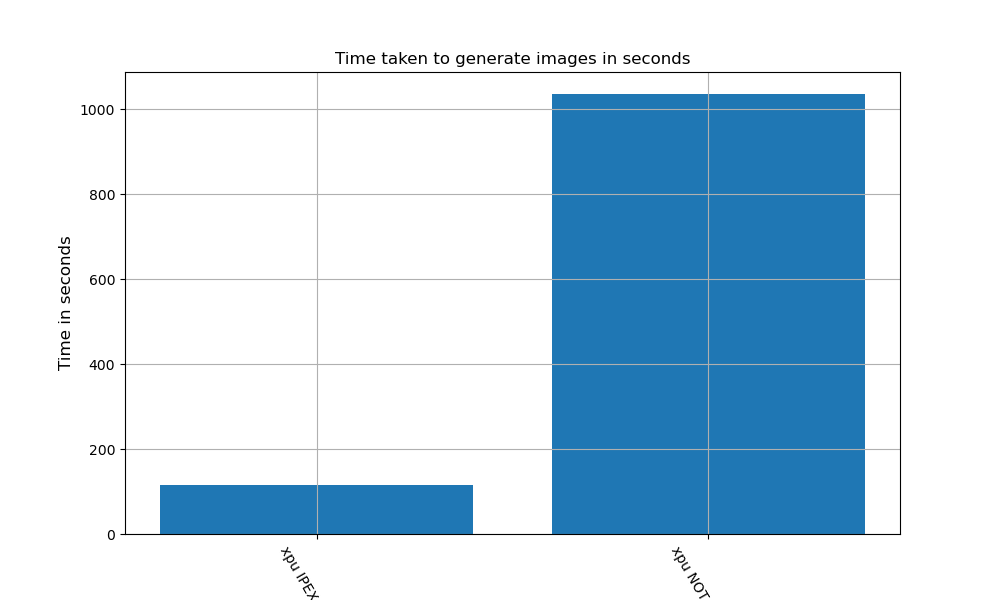
#> input picture ipex_sd_results.png, 1000 x 600 px, given as the content of the folder data/output/train/Fire, which was not available
$ python shiftdata.py
#> lines starting #> are read from the running program, lines starting #| are printed output that depends on the picture; pictures that were not available may be replaced by others from this repository, and a replacement may not be noted
from PIL import Image
import os

try:
    os.makedirs('data/shift/train/NoFire')
    os.makedirs('data/shift/val/NoFire')
    os.makedirs('data/shift/train/Fire')
    os.makedirs('data/shift/val/Fire')
except:
    print("folder already exist")

perc = .04
print("percent to change Fire", perc)


def shiftIm(fldrIn, fn, fldrOut, type='png'):
#> called with fldrIn = 'data/output/train/Fire/', fn = 'ipex_sd_results.png', fldrOut = 'data/shift/train/Fire', type = 'png'
    path = fldrIn + fn
    im = Image.open(path).convert('RGB')

    # Split into 3 channels
    r, g, b = im.split()
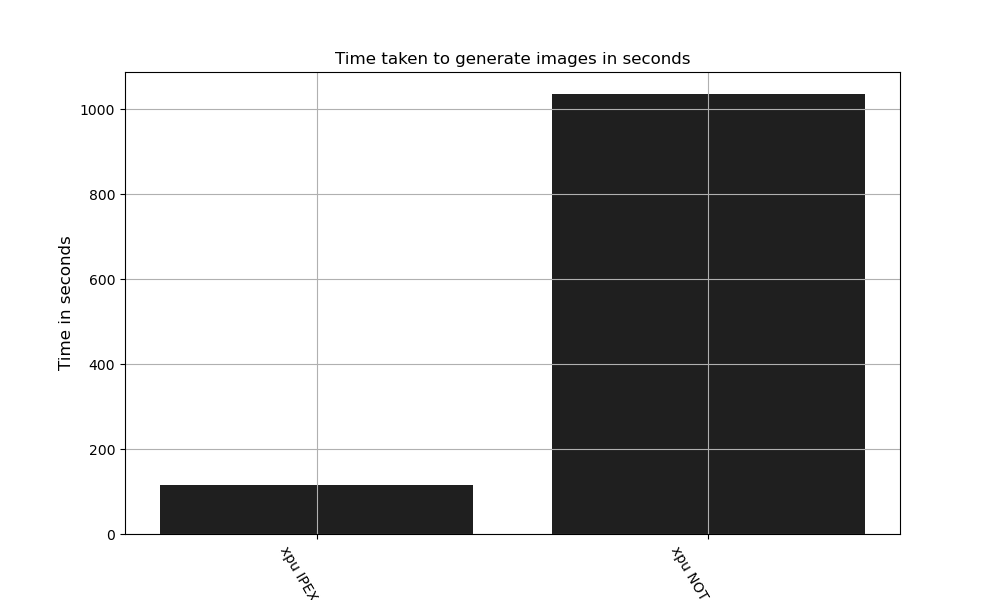
#> r: PIL image 1000x600 L; min 0, max 255, mean 195.8
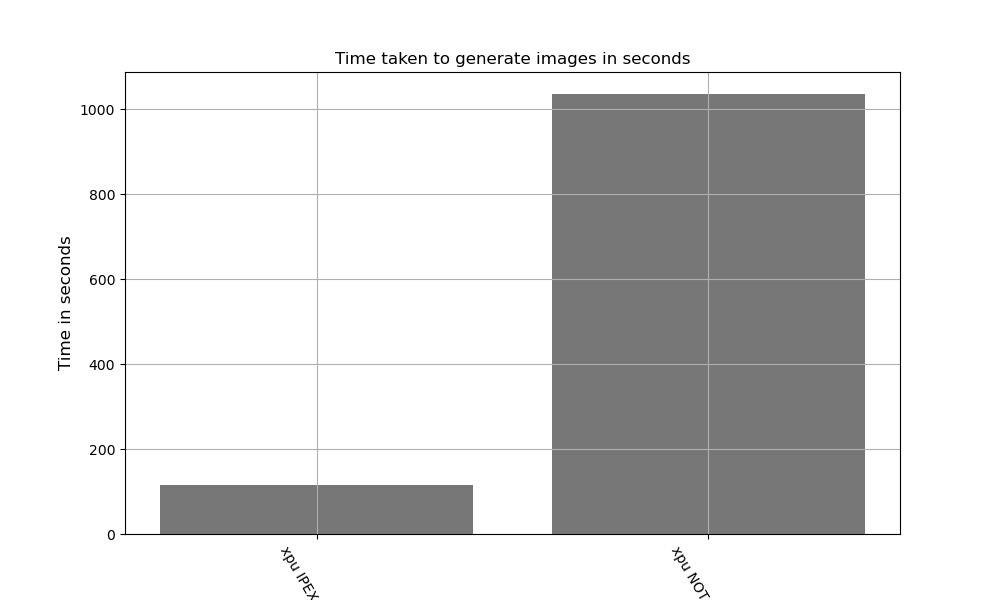
#> g: PIL image 1000x600 L; min 0, max 255, mean 217.9
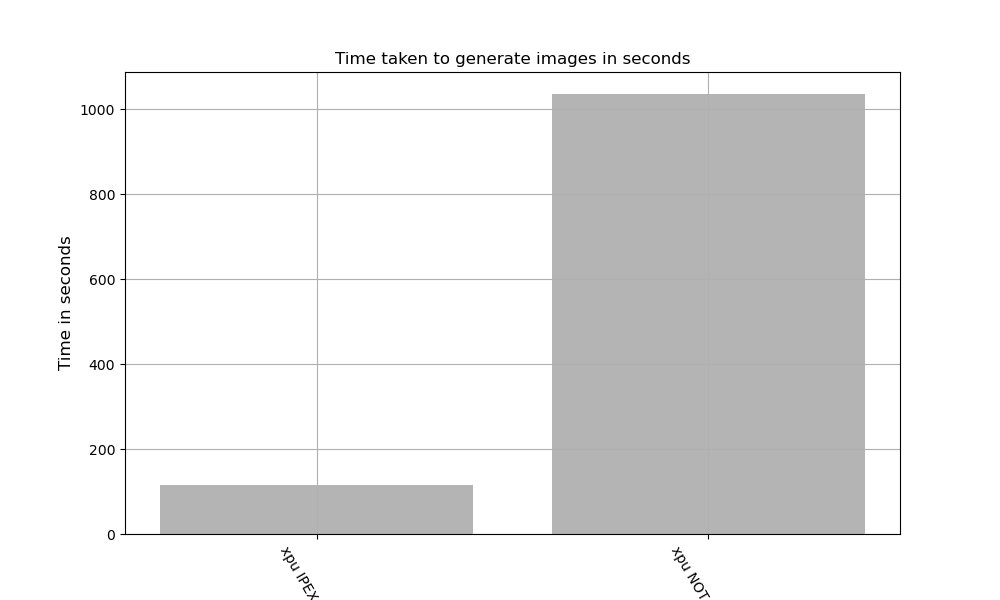
#> b: PIL image 1000x600 L; min 0, max 255, mean 233.2
    # Increase Reds
    r = r.point(lambda i: i * (1+perc))

    # Decrease Greens
    g = g.point(lambda i: i * (1-perc))

    # Recombine back to RGB image
    result = Image.merge('RGB', (r, g, b))

    result.save(f'{fldrOut}/{fn}')
    im.close()
# cropIm(fldrIn, fn, fldrOut)

import glob
FireList = []
NoFireList = []

fldrIn = "data/output/train/Fire/"
fldrOut = "data/shift/train/Fire"
for fire, fn in enumerate(glob.glob(fldrIn+"*.png")):
    fn_trunc = fn.split('/')[-1]
    FireList.append(fn_trunc)
    shiftIm(fldrIn, fn_trunc, fldrOut, 'png')
print("completed train set")
fldrIn = "data/output/val/Fire/"
fldrOut = "data/shift/val/Fire"
for fire, fn in enumerate(glob.glob(fldrIn+"*.png")):
    fn_trunc = fn.split('/')[-1]
    FireList.append(fn_trunc)
    shiftIm(fldrIn, fn_trunc, fldrOut, 'png')
print("completed val set")
print("done")
